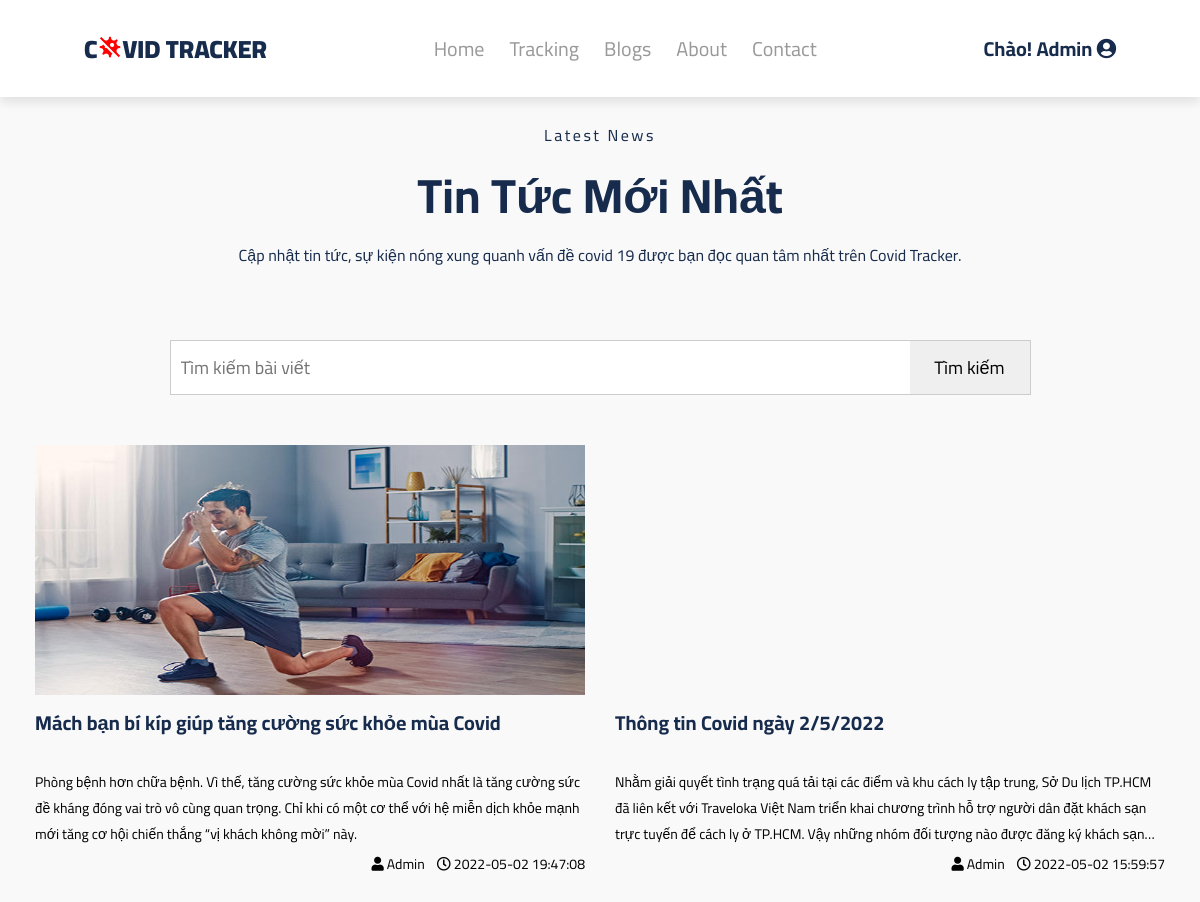
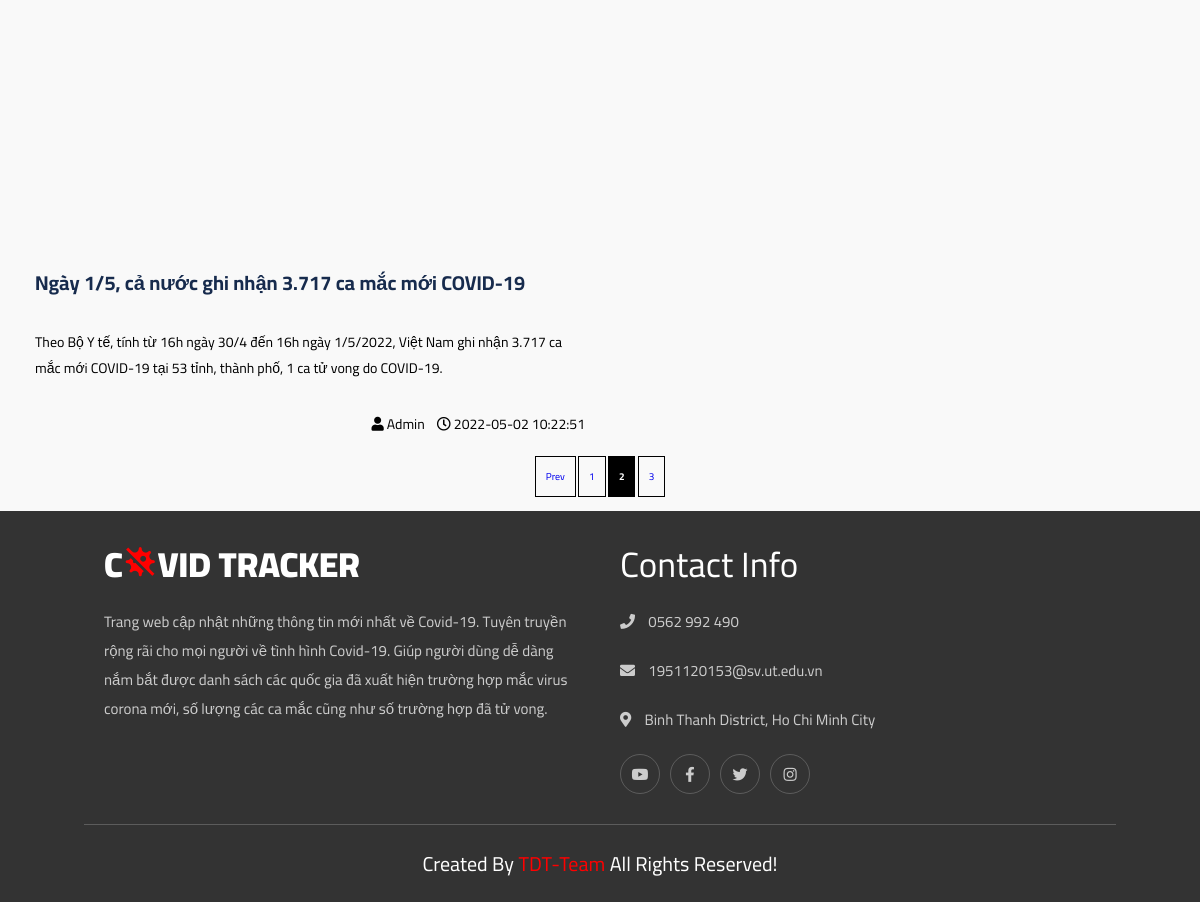
Page /blog.php?&per_page=3&page=2 (signed in) on the committed database (2 pictures, top to bottom).
### tables this page shows
CREATE TABLE `posts` (
  `post_id` int(10) NOT NULL,
  `title` text NOT NULL,
  `thumbnail` text NOT NULL,
  `description` text NOT NULL,
  `content` text DEFAULT NULL,
  `date_time_create` datetime NOT NULL DEFAULT current_timestamp(),
  `author` varchar(50) DEFAULT NULL
);

### blog.php (the view, shortened to what this page needs)
<?php
    include('header.php');
    include('conn.php');
?>
<body onLoad=load()>
    <div class="blog__container" style="margin-top: 100px">
        <div class="row blog__intro">
            <div class="col-12">
                <span>Latest News</span>
                <h3>Tin tức mới nhất</h3>
                <p>Cập nhật tin tức, sự kiện nóng xung quanh vấn đề covid 19 được bạn đọc quan tâm nhất trên Covid Tracker.</p>
            </div>
            <div class="col-12 search">
                <form class="wrapper" method="GET" action="">
                    <?php
                        $search = isset($_GET['post-name']) ? $_GET['post-name'] : "";
                    ?>
                    <input type="text" class="search-input" placeholder="Tìm kiếm bài viết" name="post-name" value="<?= isset($_GET['post-name']) ? $_GET['post-name'] : ""; ?>">
                    <input type="submit" class="search-btn" value="Tìm kiếm">
                </form>
            </div>
        </div>
        <div class="row blog__content">
            <?php
                $item_per_page = !empty($_GET['per_page']) ? $_GET['per_page'] : 3;
                $current_page = !empty($_GET['page']) ? $_GET['page'] : 1;
                $offset = ($current_page - 1) * $item_per_page;
                if ($search) {
                    $sql_sl = "SELECT * FROM `posts` WHERE `title` LIKE '%" . $search . "%' OR `description` LIKE '%" . $search . "%' LIMIT " . $item_per_page . " OFFSET " . $offset;
                    $listPost = mysqli_query($connect, $sql_sl);
                    $totalRecords = mysqli_query($connect, "SELECT * FROM `posts` WHERE `title` LIKE '%" . $search . "%' OR `description` LIKE '%" . $search . "%'");
                } else {
                    $sql_sl = "SELECT * FROM `posts` ORDER BY date_time_create DESC LIMIT " . $item_per_page . " OFFSET " . $offset;;
                    $listPost = mysqli_query($connect, $sql_sl);
                }
                while ($row = mysqli_fetch_array($listPost)) {
            ?>
            <div class="col-4 col-md-6 col-sm-12">
                <div class="blog__single">
                    <div class="blog__img">
                        <a href="posts.php?id=<?= $row['post_id'] ?>">
                            <img src="upload/<?=$row["thumbnail"]?>" alt="" width="100%">
                        </a>
                    </div>
                    <div class="blog__post">
                        <a href="posts.php?id=<?= $row['post_id'] ?>">
                            <h4><?=$row["title"]?></h4>
                        </a>
                        <p>
                            <?=$row["description"]?>
                        </p>
                    </div>
                    <div class="blog__info">
                        <div class="blog__info-author">
                            <span><i class="fas fa-user"></i></span>
                            <span>Admin</span>
                        </div>
                        <div class="blog__info-cmt">
                            <span><i class="far fa-clock"></i></span>
                            <span><?=$row["date_time_create"]?></span>
                        </div>
                    </div>
                </div>
            </div>
            <?php }
                ?>
        </div>
        <div style="text-align: center; padding-bottom: 25px;" class="pagination">
                <?php include("pagination.php");     ?>
        </div>
    </div>
</body>
<?php
    include('footer.php');
?>

### css/style.css (style rules this page uses)
:root { --color-txt:#FF4F5B; --bg-body: #fafbfd; --bg-content: #ffffff; --bg-hover: #f4f4f4; --color-txt: #172b4d; --nav-height: 70px; --shadow: 0 0 30px 0 rgb(82 63 105 / 5%); }
* { font-family: 'Cairo', sans-serif; margin:0; padding:0; box-sizing: border-box; outline: none; border:none; text-decoration: none; text-transform: capitalize; }
html { font-size: 62.5%; overflow-x: hidden; }
body { background:#f9f9f9; }
.blog__intro { text-align: center; color: var(--color-txt); }
.blog__intro span { margin-top: 20px; font-size: 16px; width: 100%; display: block; letter-spacing: 2.5px; }
.blog__intro h3 { font-size: 48px; }
.blog__intro p { text-transform: none; font-size: 16px; max-width: 70%; margin: 0 auto 20px; }
.blog__intro .search { display: flex; justify-content: center; padding: 20px 0; margin: 30px 0; }
.blog__intro .search .wrapper { display: flex; justify-content: center; border: 1px solid #ccc; background: #fff; width: 70%; }
.blog__intro .search input { flex: 1; font-size: 18px; text-transform: none; padding: 10px; }
.blog__intro .search .search-btn { cursor: pointer; min-width: 80px; max-width: 120px; }
.blog__content { padding: 0 35px; }
.blog__post { text-transform: none; min-height: 140px; }
.blog__post h4 { text-transform: none; margin: 10px 0; color: var(--color-txt); min-height: 48px; line-height: 24px; font-size: 20px; overflow: hidden; display: -webkit-box; -webkit-box-orient: vertical; -webkit-line-clamp: 2; }
.blog__post p { text-transform: none; font-size: 14px; overflow: hidden; display: -webkit-box; -webkit-box-orient: vertical; -webkit-line-clamp: 3; }
.blog__info { margin-bottom: 30px; display: flex; float: right; font-size: 14px; cursor: default; }
.blog__info-author { margin: 0 12px; }
.blog__img img { width: 100%; max-height: 250px; min-height: 250px; }

### css/grid.css (style rules this page uses)
.row { display: flex; flex-wrap: wrap; margin-left: -15px; margin-right: -15px; }
[class*="col-"] { padding: 0 15px; }
.col-4 { width: 33.33%; }
.col-12 { width: 100%; }
@media only screen and (max-width: 1280px) { .col-md-6 { width: 50%; } }

### rows in the picture
posts: thumbnail (picture), title "Mách bạn bí kíp giúp tăng cường sức khỏe mùa Covid", description "Phòng bệnh hơn chữa bệnh. Vì thế, tăng cường sức khỏe mùa Covid nhất là tăng cường sức đề kháng đóng vai trò vô cùng quan trọng. Chỉ khi có một cơ thể với hệ miễn dịch khỏe mạnh mới tăng cơ hội chiến thắng “vị khách không mời” này.", date_time_create "2022-05-02 19:47:08"
posts: title "Thông tin Covid ngày 2/5/2022", description "Nhằm giải quyết tình trạng quá tải tại các điểm và khu cách ly tập trung, Sở Du lịch TP.HCM đã liên kết với Traveloka Việt Nam triển khai chương trình hỗ trợ người dân đặt khách sạn trực tuyến để cách ly ở TP.HCM. Vậy những nhóm đối tượng nào được đăng ký khách…", date_time_create "2022-05-02 15:59:57"
posts: title "Ngày 1/5, cả nước ghi nhận 3.717 ca mắc mới COVID-19", description "Theo Bộ Y tế, tính từ 16h ngày 30/4 đến 16h ngày 1/5/2022, Việt Nam ghi nhận 3.717 ca mắc mới COVID-19 tại 53 tỉnh, thành phố, 1 ca tử vong do COVID-19.", date_time_create "2022-05-02 10:22:51"

### other values in the picture
$_SESSION["login"]["1"] "Admin"
